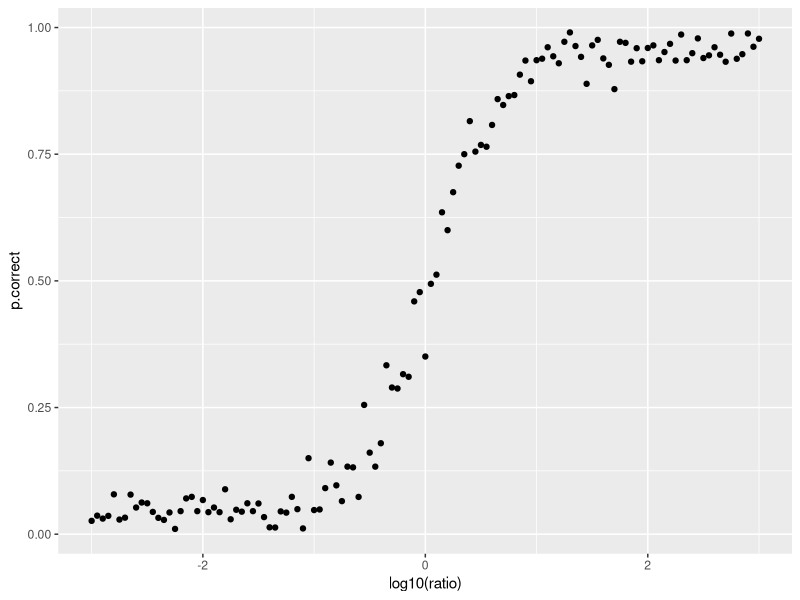
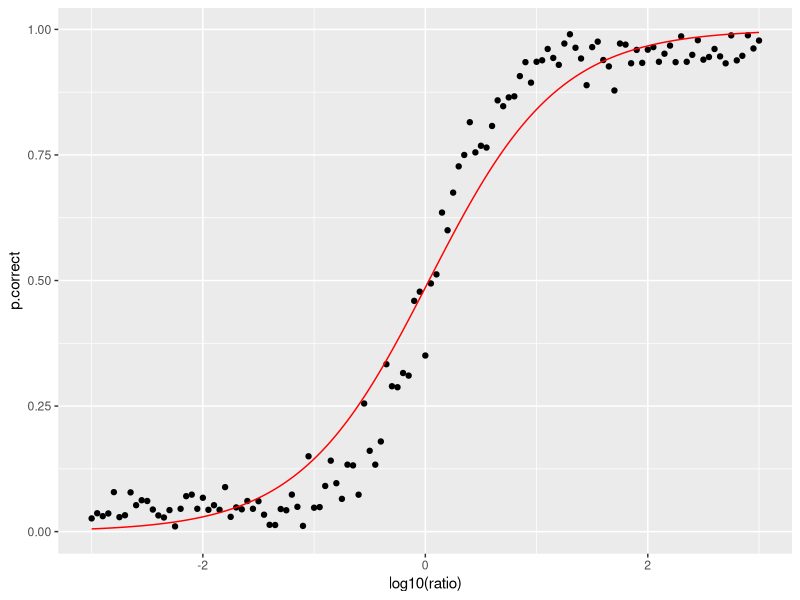
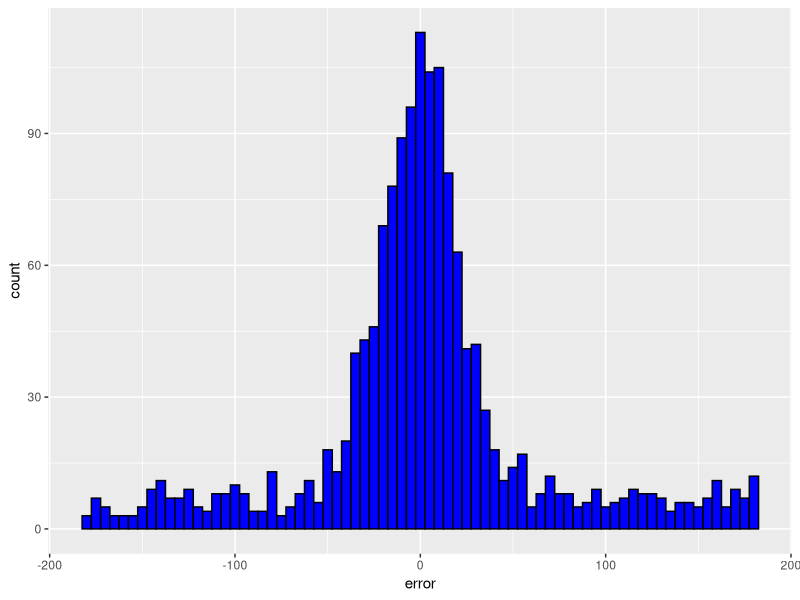
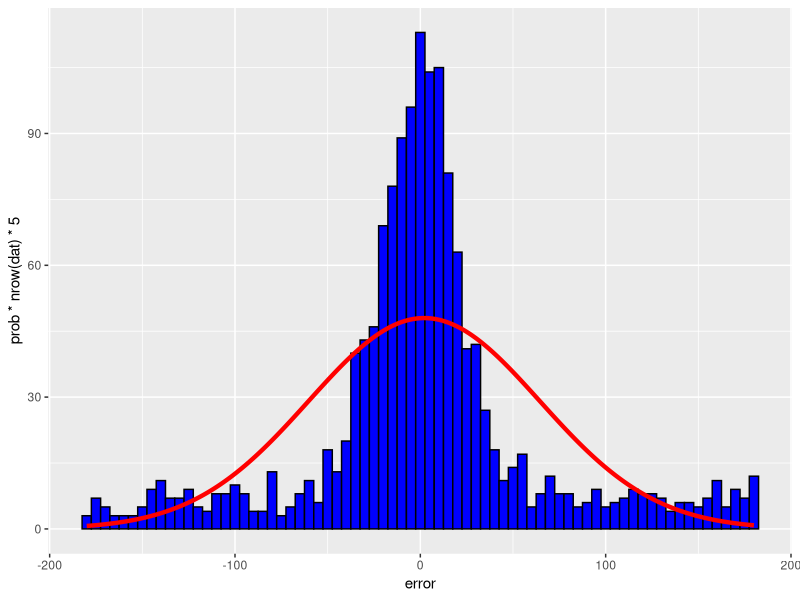

Here is the R script that generated these plots, in order:
n = 10000
ratio = 10^runif(n,-3,3)
p = 0.05+0.9*pnorm(log10(ratio), 0, 0.5)
response = rbinom(n, 1, p)
df <- data.frame(ratio = ratio, correct = response)

library(tidyverse)

df %>% group_by(ratio = 10^(round(log10(ratio)*20)/20)) %>%
  summarize(p.correct = mean(correct)) %>%
  ggplot(aes(x=log10(ratio), y=p.correct))+geom_point()

m <- glm(data = df, family=binomial, response ~ log10(ratio))
logistic = function(x){1/(1+exp(-x))}

model.fit = data.frame(ratio = 10^seq(-3,3,by=0.001)) %>%
  mutate(prob = logistic(log10(ratio)*coef(m)[2]+coef(m)[1]))
  
df %>% group_by(ratio = 10^(round(log10(ratio)*20)/20)) %>%
  summarize(p.correct = mean(correct)) %>%
  ggplot(aes(x=log10(ratio), y=p.correct))+geom_point()+
  geom_line(data=model.fit, aes(x=log10(ratio), y=prob), color='red')


library(stats4)

loglik = function(m,s){
  log.odds = (log10(df$ratio)-m)/s
  return(-sum(log(dbinom(df$correct, 1, logistic(log.odds)))))
}

m2 <- mle(loglik, start = list('m'=0, 's'=1))

model.fit = data.frame(ratio = 10^seq(-3,3,by=0.001)) %>%
  mutate(prob = logistic((log10(ratio)-coef(m)[1])*coef(m)[2]))

loglik = function(m,s, logit.lapse){
  lapse = logistic(logit.lapse)
  log.odds = (log10(df$ratio)-m)/s
  probability = lapse/2+(1-lapse)*logistic(log.odds)
  log.likelihood = sum(log(dbinom(df$correct, 1, probability)))
  return(-log.likelihood)
}


m2 <- mle(loglik, start = list('m'=0, 's'=1, 'logit.lapse'=0))
summary(m2)

location = coef(m2)[1]
scale = coef(m2)[2]
lapse = logistic(coef(m2)[3])

model.fit = data.frame(ratio = 10^seq(-3,3,by=0.001)) %>%
  mutate(prob = lapse/2+(1-lapse)*logistic(
    (log10(ratio)-location)/scale))



dat <- data.frame(error = c(rnorm(1000,0,20), runif(500, -180,180)))

dat %>% ggplot(aes(x=error))+
  geom_histogram(binwidth=5, color='black', fill='blue')

loglik = function(m,s){
  return(-sum(log(dnorm(dat$error, m, pmax(0.0001, exp(s))))))
}

m <- mle(loglik, start=list('m'=0, 's'=4))

model.fit = data.frame(error = seq(-180,180,by=1)) %>%
  mutate(prob = dnorm(error, coef(m)[1], exp(coef(m)[2]))) 

dat %>% ggplot(aes(x=error))+
  geom_histogram(binwidth=5, color='black', fill='blue')+
  geom_line(data=model.fit, 
            aes(x=error, y=prob*nrow(dat)*5), 
            color='red', size=1.5)

loglik = function(m,s,logit.p){
  p = logistic(logit.p)
  m = m
  s = pmax(0.0001, exp(s))
  return(-sum(log(p/360+(1-p)*dnorm(dat$error, m, s))))
}

m2 <- mle(loglik, start=list('m'=0, 's'=4, 'logit.p'=0))

m = coef(m2)[1]
s = exp(coef(m2)[2])
p = logistic(coef(m2)[3])
model.fit = data.frame(error = seq(-180,180,by=1)) %>%
  mutate(prob = p/360 + (1-p)*dnorm(error, m, s)) 
